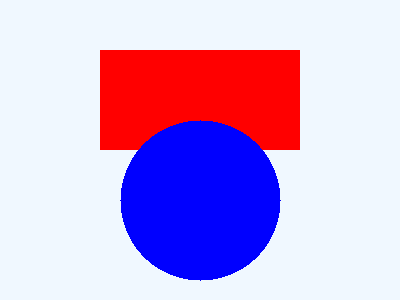
#> input picture test_image.png, 400 x 300 px
$ jupyter execute --allow-errors 'Image processing.ipynb'
#> lines starting #> are read from the running program, lines starting #| are printed output that depends on the picture
[cell 1]
import numpy as np
import matplotlib.pyplot as plt
from PIL import Image

We have imported:
- `PIL` (Python Imaging Library) for image processing
- `numpy` for numerical operations
- `matplotlib.pyplot` for displaying images

Let's create code to:
1. Load and display a sample image
2. Convert it to grayscale (black and white)
3. Display both original and converted images side by side

[cell 2]
# Load sample image - replace 'sample.jpg' with your image path
img = Image.open('test_image.png')
#> img is the input picture: PIL image 400x300 RGB; mean R, G, B 202, 170.4, 217.9
img_array = np.array(img)

# Convert to grayscale
img_gray = img.convert('L')
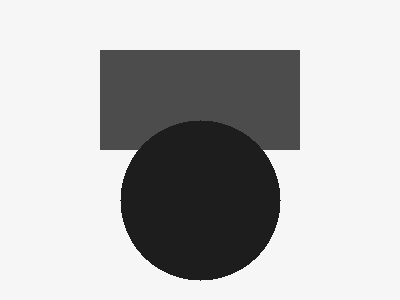
#> img_gray: PIL image 400x300 L; min 29, max 246, mean 185
img_gray_array = np.array(img_gray)

# Display original and grayscale images
fig, (ax1, ax2) = plt.subplots(1, 2, figsize=(12, 6))

ax1.imshow(img_array)
ax1.set_title('Original Image')
ax1.axis('off')

ax2.imshow(img_gray_array, cmap='gray')
ax2.set_title('Grayscale Image')
ax2.axis('off')

plt.tight_layout()
plt.show()
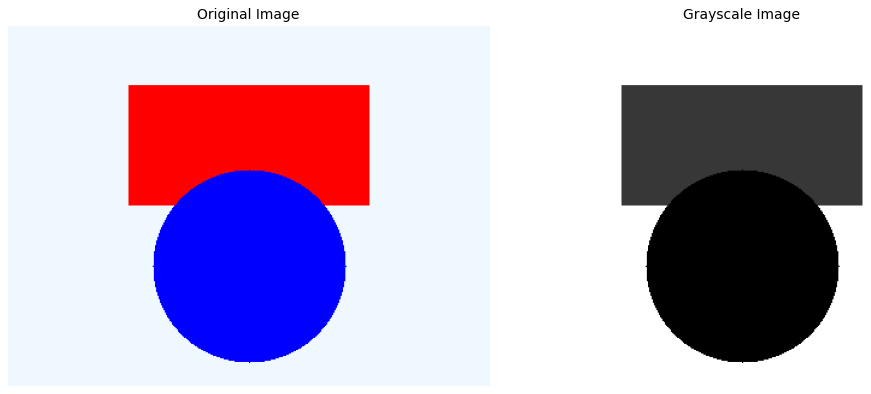
#> figure drawn by matplotlib, 2 panels
